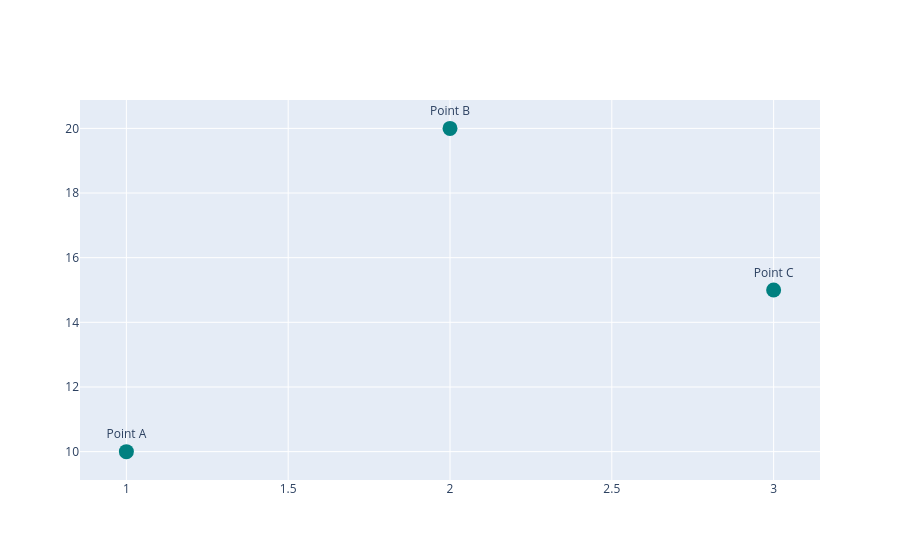

The notebook cell saved with this chart:
### Code cell
# adding text label to points

fig = go.Figure()

fig.add_trace(go.Scatter(
    x=[1, 2, 3],
    y=[10, 20, 15],
    mode='markers+text',
    text=['Point A', 'Point B', 'Point C'],
    textposition='top center',
    marker=dict(size=15, color='teal')
))

fig.show()

### Figure 1 — Plotly figure (JSON) as saved in the notebook; plotly's stock layout.template omitted (floating-point values rounded to 4 significant figures)
{"data": [{"marker": {"color": "teal", "size": 15}, "mode": "markers+text", "text": ["Point A", "Point B", "Point C"], "textposition": "top center", "type": "scatter", "x": [1, 2, 3], "y": [10, 20, 15]}], "layout": {}}
